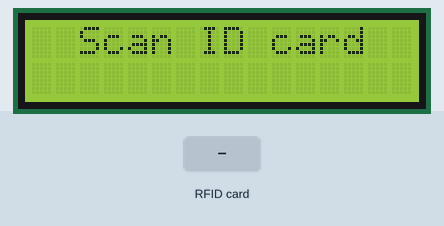
Simulated run of this sketch. Board: Arduino Uno, built with avr-gcc and run on an emulated ATmega328P. Shown: 16×2 character LCD. The inputs (shaded band) are chosen by the test bench. What the sketch prints to the serial monitor is not drawn.

Above: at 1.3 s.
1.4 s: RFID card BF 48 8E 1F held to the reader
At 2.0 s:
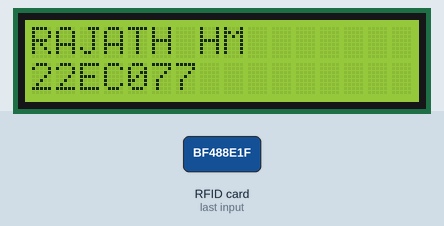
4.4 s: RFID card 8D EE 08 49 held to the reader
At 5.1 s:
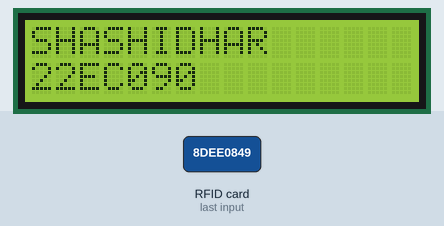
7.4 s: RFID card C3 6A 09 49 held to the reader
At 8.2 s:
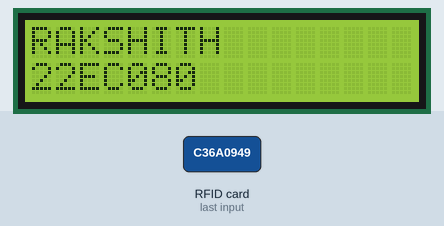
10.4 s: RFID card 5E 7A 19 C4 held to the reader
At 10.9 s:
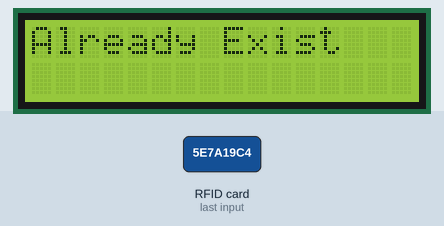
Timing chart, 0 to 13.4 s (numbered marks = the images above; inputs shaded):
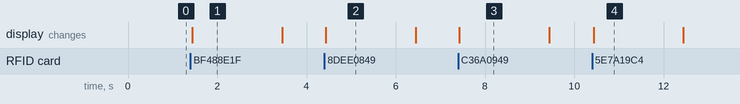

Measured:
- after the input at 1.4 s, the display: changes at once (image 1)
- after the input at 4.4 s, the display: changes at once (image 2)
- after the input at 7.4 s, the display: changes at once (image 3)
- after the input at 10.4 s, the display: changes at once (image 4)
- what the display in image 1 shows lasts 2.1 s, from 1.4 s to 3.5 s

The sketch:

RFID_Attendance.ino
```cpp
#include <SPI.h>
#include <MFRC522.h>
#include <LiquidCrystal_I2C.h>
#include <Wire.h>

#define SS_PIN 10
#define RST_PIN 9

MFRC522 mfrc522(SS_PIN, RST_PIN);
LiquidCrystal_I2C lcd(0x27, 16, 2);

byte card_ID[7];
byte Name1[4] = {0xBF, 0x48, 0x8E, 0x1F};
byte Name2[4] = {0x8D, 0xEE, 0x08, 0x49};
byte Name3[4] = {0xC3, 0x6A, 0x09, 0x49};
byte Name4[4] = {0xB6, 0xD1, 0x08, 0x49};
byte Name5[4] = {0x02, 0xCD, 0x08, 0x49};
byte Name6[4] = {0xE5, 0x85, 0x0C, 0x81};

int NumbCard[6] = {0};
int j = -1;
String Name;
String Number;

void setup() {
  Serial.begin(9600);
  SPI.begin();
  mfrc522.PCD_Init();

  lcd.begin(16, 2);
  lcd.init();
  lcd.backlight();
  lcd.clear();
  lcd.setCursor(2, 0);
  lcd.print("Scan ID card");

  // Initialize PLX-DAQ with separate date and time columns
  Serial.println("CLEARDATA");
  Serial.println("LABEL,Name,Number,Date,Time");
}

void loop() {
  if (!mfrc522.PICC_IsNewCardPresent()) {
    return;
  }

  if (!mfrc522.PICC_ReadCardSerial()) {
    return;
  }

  for (byte i = 0; i < mfrc522.uid.size; i++) {
    card_ID[i] = mfrc522.uid.uidByte[i];
  }

  if (compareUID(card_ID, Name1)) {
    Name = "RAJATH HM"; Number = "22EC077"; j = 0;
  } else if (compareUID(card_ID, Name2)) {
    Name = "SHASHIDHAR"; Number = "22EC090"; j = 1;
  } else if (compareUID(card_ID, Name3)) {
    Name = "RAKSHITH"; Number = "22EC080"; j = 2;
  } else if (compareUID(card_ID, Name4)) {
    Name = "SAGAR N"; Number = "22EC085"; j = 3;
  } else if (compareUID(card_ID, Name5)) {
    Name = "CHIDU"; Number = "22EC015"; j = 4;
  } else if (compareUID(card_ID, Name6)) {
    Name = "CHIDU"; Number = "22EC015"; j = 5;
  }

  if (j != -1 && NumbCard[j] == 0) {
    NumbCard[j] = 1;

    // Send data with DATE and TIME commands for PLX-DAQ
    Serial.print("DATA,");
    Serial.print(Name);
    Serial.print(",");
    Serial.print(Number);
    Serial.print(",");
    Serial.print("DATE"); // PLX-DAQ will replace DATE with current date
    Serial.print(",");
    Serial.print("TIME"); // PLX-DAQ will replace TIME with current time
    Serial.println();

    lcd.clear();
    lcd.setCursor(0, 0);
    lcd.print(Name);
    lcd.setCursor(0, 1);
    lcd.print(Number);
    delay(2000);
  }
  else if (j != -1) {
    lcd.clear();
    lcd.setCursor(0, 0);
    lcd.print("Already Exist");
    delay(2000);
  }

  lcd.clear();
  lcd.setCursor(2, 0);
  lcd.print("Scan ID card");

  mfrc522.PICC_HaltA();
  mfrc522.PCD_StopCrypto1();
}

bool compareUID(byte cardID[7], byte predefinedUID[4]) {
  for (byte i = 0; i < 4; i++) {
    if (cardID[i] != predefinedUID[i]) {
      return false;
    }
  }
  return true;
}
```
